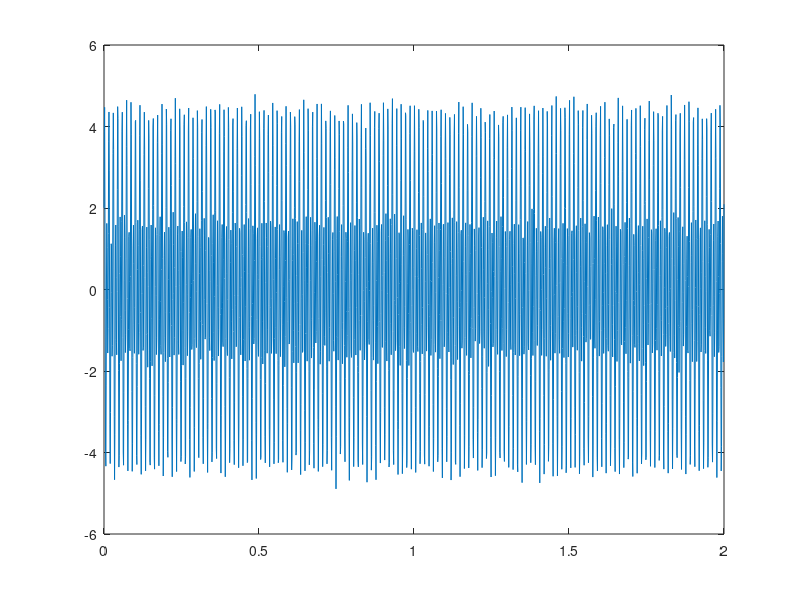

MATLAB code to generate this figure: (Note: this script raises an error after producing the figure.)
clear;
clc;
close all;

% Step 1.1

fs = 1000;

n = linspace(0, 2, 2*fs);

x = 2*cos(2*pi*70*n) + 3*sin(2*pi*140*n) + 0.15*randn(1,2*fs);

figure();
plot(n,x);

% Step 1.2

[stft, freq, time] = spectrogram(x, 0.04*fs, 0.02*fs, [], fs);
figure();
surf(time, freq, abs(stft));

% Step 1.3

cwts = cwt(x, 'amor');
